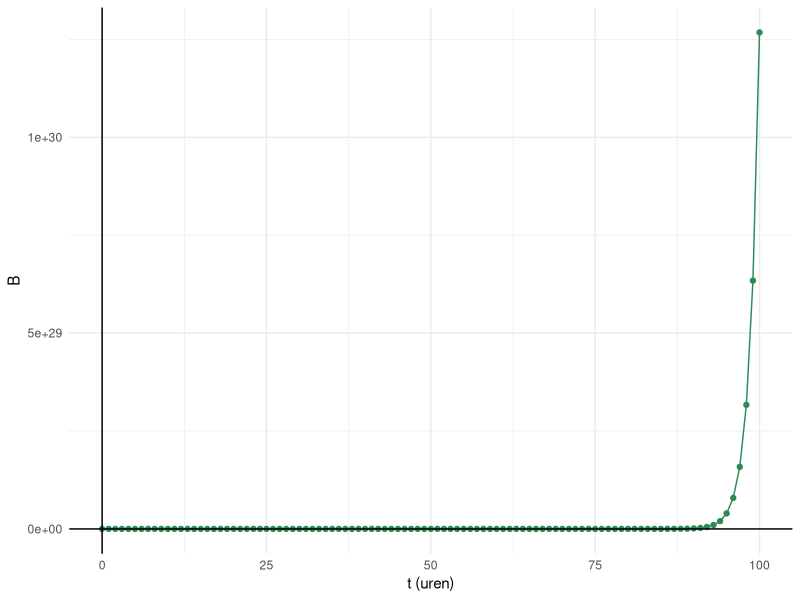
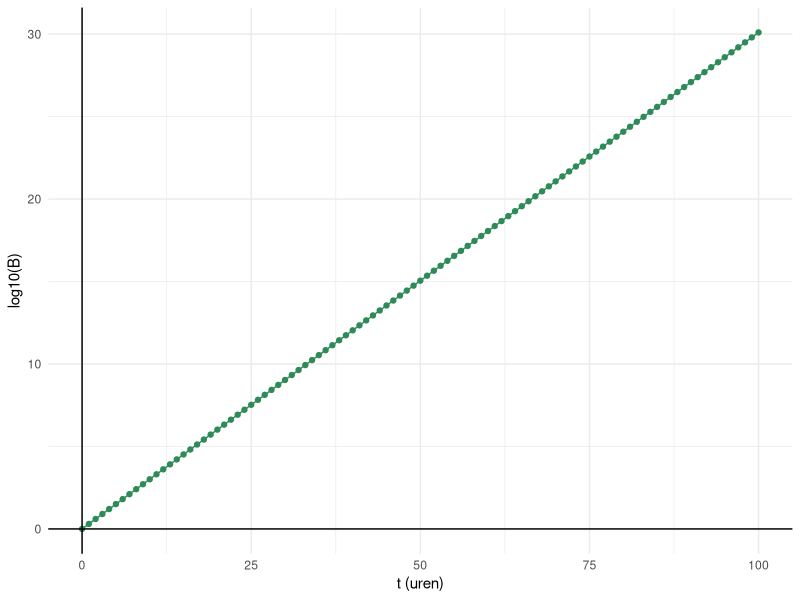

Source code (R) for these figures, in order:
## ---- chunk 1
#| label: fig-logschaal
#| fig-cap: "Bacteriële groei over tijd."
#| fig-subcap: 
#|   - "Op lineaire schaal."
#|   - "Op logaritmische schaal."
#| layout-ncol: 2
#| fig-width: 4
#| fig-height: 3
library(ggplot2)
bact <- data.frame(t = seq(0,100,1),
                   B = 2^(seq(0,100,1)))
ggplot(data = bact, aes(x = t, y = B)) +
  geom_point(color = "seagreen") +
  geom_line(color = "seagreen") +
  theme_minimal() +
  xlab("t (uren)") +
  geom_hline(yintercept = 0) +
  geom_vline(xintercept = 0)

ggplot(data = bact, aes(x = t, y = log10(B))) +
  geom_point(color = "seagreen") +
  geom_line(color = "seagreen") +
  theme_minimal() +
  xlab("t (uren)") +
  geom_hline(yintercept = 0) +
  geom_vline(xintercept = 0)
